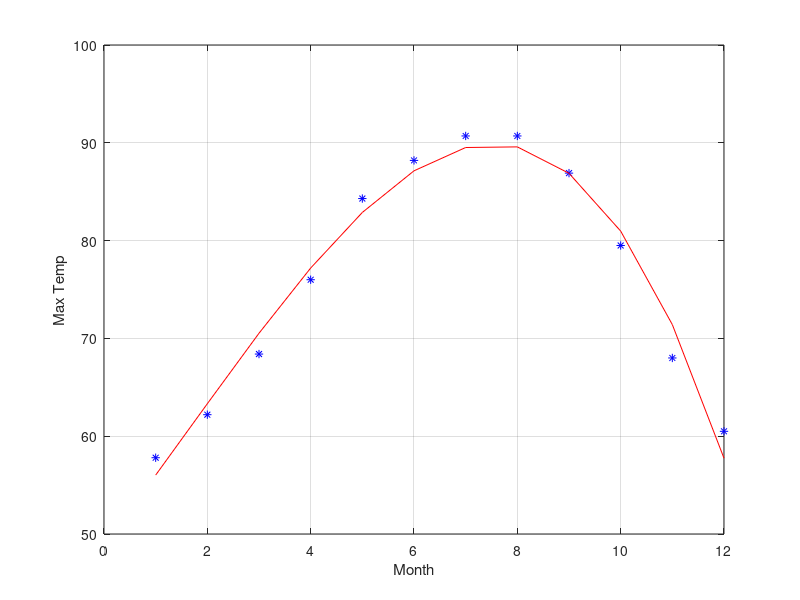

MATLAB code to generate this figure:
clear
clc
close all

max=[57.8 62.2 68.4 76.0 84.3 88.2 90.7 90.7 86.9 79.5 68.0 60.5];
% max=[6.06 5.56 4.50 5.79 3.28 6.68 6.80 5.19 4.55 3.19 3.15 5.97];
months=1:length(max);

fig=figure();
set(fig,'color','white')
plot(months,max,'b*')
grid on
hold on
xlabel('Month')
ylabel('Max Temp')

t=max';
x=months';
n=3;
X=[];
for idx=0:n
    X=[X,x.^idx];
end

w=(X'*X)\X'*t;
y=X*w;
plot(x,y,'r-')